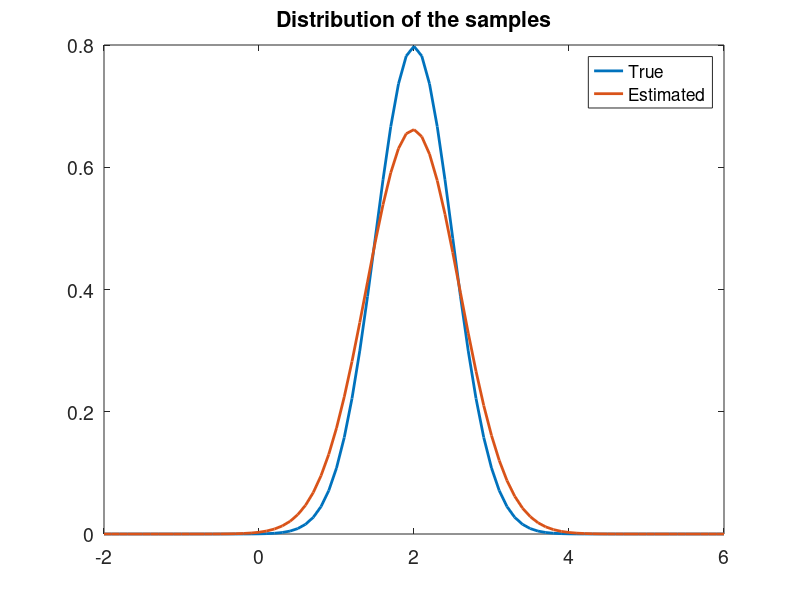

MATLAB code for this plot:
% Author: P. Marttinen (2015)
clear
clf;
rng(1); % Set random number generator.


% SIMULATE THE TRUE DATA SET
num_samples = 10; % Try e.g. values between 5 and 10000
lambda_true = 4; % precision
mu_true = 2; % mean
sigma_true = 1/sqrt(lambda_true); % standard deviation
data_set = normrnd(mu_true, sigma_true, num_samples, 1);

histogram_edges = 0:0.25:4;
hist(data_set, histogram_edges);
title(['Histogram of ' num2str(num_samples) ' samples from N(' num2str(mu_true) ',' num2str(sigma_true) '^2).']);
pause


% SPECIFY PRIORS

% lambda is the precision parameter of the unknown Gaussian
% and it is given a prior distribution Gamma(a0,b0),
% (a0 is the 'shape' and b0 the 'rate')
a0 = 0.01;
b0 = 0.01; % These correspond to a noninformative prior

% mu is the mean parameter of the unknown Gaussian
% and it is given a prior distribution that depends on
% lambda: N(mu0, (beta0*lambda)^-1)
mu0 = 0;
beta0 = 0.001; % Low precision corresponds to high variance

% (This is the so-called Normal-Gamma(mu0, beta0, a0, b0)
% prior distribution for mu and lambda)


% LEARN THE POSTERIOR DISTRIBUTION

% Due to conjugacy, the posterior distribution is also
% Normal-Gamma(mu_n, beta_n, a_n, b_n)

sample_mean = sum(data_set) / num_samples;
sample_var = sum((data_set - sample_mean).^2) / num_samples;

a_n = a0 + num_samples / 2;

b_n = b0 + (num_samples * sample_var ...
    + (beta0 * num_samples * (sample_mean-mu0)^2) ...
    / (beta0 + num_samples)) / 2;

mu_n = (mu0 * beta0 + num_samples * sample_mean) ...
    / (beta0 + num_samples);

beta_n = beta0 + num_samples;



% PLOT THE PRIOR AND THE POSTERIOR DISTRIBUTIONS

% Plot distribution of lambda, the precision
lambda_range = 0:0.01:10;
prior_lambda_pdf = gampdf(lambda_range, a0, 1/b0);
posterior_lambda_pdf = gampdf(lambda_range, a_n, 1/b_n);

clf
set(gcf,'DefaultAxesFontSize',14);
set(gcf,'DefaultTextFontSize',16);
set(gcf,'DefaultLineLineWidth',2);
set(gca,'ytick',[],'box','on');
plot(lambda_range, [prior_lambda_pdf;posterior_lambda_pdf]');
hold on
max_y = max(get(gca, 'YLim'));
line([lambda_true,lambda_true],[0,max_y], 'Color','black'); % Show the true value
title('lambda')
legend('Prior','Posterior','Location','northeast')
pause

hold off

% Plot distribution of mu, the mean
mu_range = 1:0.01:3;
% Because mu depends on lambda, we need to integrate over 
% lambda. We do this by Monte Carlo integration (i.e. 
% average over multiple simulated lambdas)
gamma_prior_samples = gamrnd(a0, 1/b0, 1, 100);
sum_prior_mu_pdf = zeros(1,length(mu_range));
for gamma_sample = gamma_prior_samples
    prior_mu_pdf = normpdf(mu_range, mu0, 1/sqrt((beta0*gamma_sample)));
    sum_prior_mu_pdf = sum_prior_mu_pdf + prior_mu_pdf;
end
prior_mu_pdf = sum_prior_mu_pdf / length(gamma_prior_samples);

gamma_posterior_samples = gamrnd(a_n, 1/b_n, 1, 100);
sum_posterior_mu_pdf = zeros(1, length(mu_range));
for gamma_sample = gamma_posterior_samples
    posterior_mu_pdf = normpdf(mu_range, mu_n, 1/sqrt(beta_n*gamma_sample));
    sum_posterior_mu_pdf = sum_posterior_mu_pdf + posterior_mu_pdf;
end
posterior_mu_pdf = sum_posterior_mu_pdf / length(gamma_prior_samples);

clf
plot(mu_range, [prior_mu_pdf;posterior_mu_pdf]');
hold on
max_y = max(get(gca, 'YLim'));
line([mu_true,mu_true],[0,max_y], 'Color','black'); % Show the true value.
title('mu')
legend('Prior','Posterior','Location','northeast')
pause
hold off


% PLOT THE TRUE AND ESTIMATED DISTRIBUTIONS OF THE SAMPLES

% We estimate the parameters with the mean of the posterior distribution
mu_hat = sum(posterior_mu_pdf .* mu_range) / sum(posterior_mu_pdf);
lambda_hat = sum(posterior_lambda_pdf .* lambda_range) / sum(posterior_lambda_pdf);

full_dist_range = -2:0.1:6;
true_pdf = normpdf(full_dist_range, mu_true, sigma_true);
estimated_pdf = normpdf(full_dist_range, mu_hat, 1/sqrt(lambda_hat));
clf
plot(full_dist_range, [true_pdf;estimated_pdf]');
hold on
title('Distribution of the samples')
legend('True','Estimated','Location','northeast')

